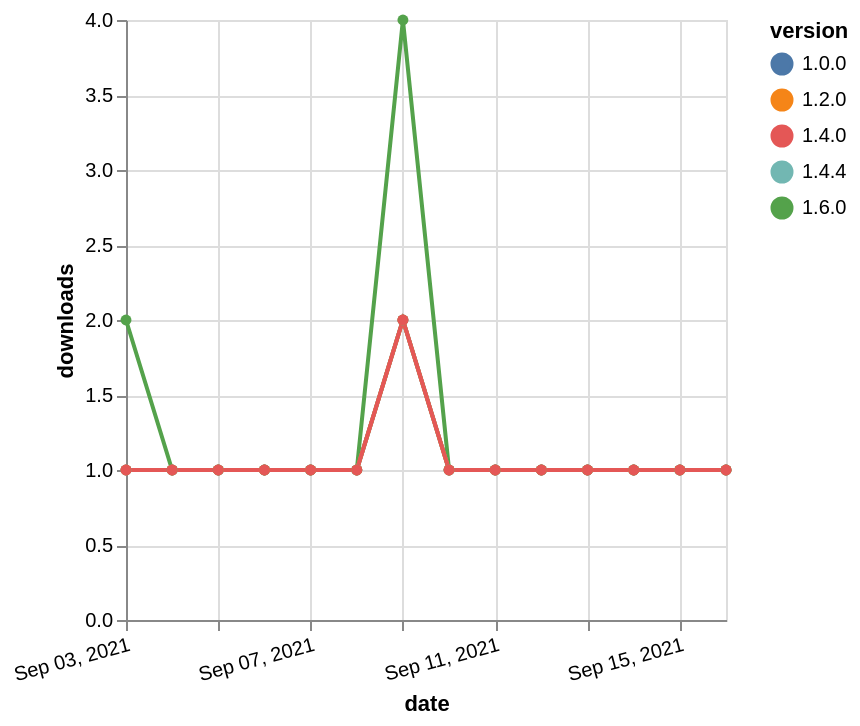

This figure's Vega-Lite source:
### Vega-Lite specification from a JSON file in a GitHub repository (floating-point values rounded to 4 significant figures)
{"$schema": "https://vega.github.io/schema/vega-lite/v5.json", "description": "A simple bar chart with embedded data.", "data": {"values": [{"date": "2021-09-03", "total": 126, "delta": 2, "version": "1.6.0"}, {"date": "2021-09-04", "total": 127, "delta": 1, "version": "1.6.0"}, {"date": "2021-09-05", "total": 128, "delta": 1, "version": "1.6.0"}, {"date": "2021-09-06", "total": 129, "delta": 1, "version": "1.6.0"}, {"date": "2021-09-07", "total": 130, "delta": 1, "version": "1.6.0"}, {"date": "2021-09-08", "total": 131, "delta": 1, "version": "1.6.0"}, {"date": "2021-09-09", "total": 135, "delta": 4, "version": "1.6.0"}, {"date": "2021-09-10", "total": 136, "delta": 1, "version": "1.6.0"}, {"date": "2021-09-11", "total": 137, "delta": 1, "version": "1.6.0"}, {"date": "2021-09-12", "total": 138, "delta": 1, "version": "1.6.0"}, {"date": "2021-09-13", "total": 139, "delta": 1, "version": "1.6.0"}, {"date": "2021-09-14", "total": 140, "delta": 1, "version": "1.6.0"}, {"date": "2021-09-15", "total": 141, "delta": 1, "version": "1.6.0"}, {"date": "2021-09-16", "total": 142, "delta": 1, "version": "1.6.0"}, {"date": "2021-09-03", "total": 136, "delta": 1, "version": "1.4.4"}, {"date": "2021-09-04", "total": 137, "delta": 1, "version": "1.4.4"}, {"date": "2021-09-05", "total": 138, "delta": 1, "version": "1.4.4"}, {"date": "2021-09-06", "total": 139, "delta": 1, "version": "1.4.4"}, {"date": "2021-09-07", "total": 140, "delta": 1, "version": "1.4.4"}, {"date": "2021-09-08", "total": 141, "delta": 1, "version": "1.4.4"}, {"date": "2021-09-09", "total": 143, "delta": 2, "version": "1.4.4"}, {"date": "2021-09-10", "total": 144, "delta": 1, "version": "1.4.4"}, {"date": "2021-09-11", "total": 145, "delta": 1, "version": "1.4.4"}, {"date": "2021-09-12", "total": 146, "delta": 1, "version": "1.4.4"}, {"date": "2021-09-13", "total": 147, "delta": 1, "version": "1.4.4"}, {"date": "2021-09-14", "total": 148, "delta": 1, "version": "1.4.4"}, {"date": "2021-09-15", "total": 149, "delta": 1, "version": "1.4.4"}, {"date": "2021-09-16", "total": 150, "delta": 1, "version": "1.4.4"}, {"date": "2021-09-03", "total": 195, "delta": 1, "version": "1.0.0"}, {"date": "2021-09-04", "total": 196, "delta": 1, "version": "1.0.0"}, {"date": "2021-09-05", "total": 197, "delta": 1, "version": "1.0.0"}, {"date": "2021-09-06", "total": 198, "delta": 1, "version": "1.0.0"}, {"date": "2021-09-07", "total": 199, "delta": 1, "version": "1.0.0"}, {"date": "2021-09-08", "total": 200, "delta": 1, "version": "1.0.0"}, {"date": "2021-09-09", "total": 202, "delta": 2, "version": "1.0.0"}, {"date": "2021-09-10", "total": 203, "delta": 1, "version": "1.0.0"}, {"date": "2021-09-11", "total": 204, "delta": 1, "version": "1.0.0"}, {"date": "2021-09-12", "total": 205, "delta": 1, "version": "1.0.0"}, {"date": "2021-09-13", "total": 206, "delta": 1, "version": "1.0.0"}, {"date": "2021-09-14", "total": 207, "delta": 1, "version": "1.0.0"}, {"date": "2021-09-15", "total": 208, "delta": 1, "version": "1.0.0"}, {"date": "2021-09-16", "total": 209, "delta": 1, "version": "1.0.0"}, {"date": "2021-09-03", "total": 167, "delta": 1, "version": "1.2.0"}, {"date": "2021-09-04", "total": 168, "delta": 1, "version": "1.2.0"}, {"date": "2021-09-05", "total": 169, "delta": 1, "version": "1.2.0"}, {"date": "2021-09-06", "total": 170, "delta": 1, "version": "1.2.0"}, {"date": "2021-09-07", "total": 171, "delta": 1, "version": "1.2.0"}, {"date": "2021-09-08", "total": 172, "delta": 1, "version": "1.2.0"}, {"date": "2021-09-09", "total": 174, "delta": 2, "version": "1.2.0"}, {"date": "2021-09-10", "total": 175, "delta": 1, "version": "1.2.0"}, {"date": "2021-09-11", "total": 176, "delta": 1, "version": "1.2.0"}, {"date": "2021-09-12", "total": 177, "delta": 1, "version": "1.2.0"}, {"date": "2021-09-13", "total": 178, "delta": 1, "version": "1.2.0"}, {"date": "2021-09-14", "total": 179, "delta": 1, "version": "1.2.0"}, {"date": "2021-09-15", "total": 180, "delta": 1, "version": "1.2.0"}, {"date": "2021-09-16", "total": 181, "delta": 1, "version": "1.2.0"}, {"date": "2021-09-03", "total": 153, "delta": 1, "version": "1.4.0"}, {"date": "2021-09-04", "total": 154, "delta": 1, "version": "1.4.0"}, {"date": "2021-09-05", "total": 155, "delta": 1, "version": "1.4.0"}, {"date": "2021-09-06", "total": 156, "delta": 1, "version": "1.4.0"}, {"date": "2021-09-07", "total": 157, "delta": 1, "version": "1.4.0"}, {"date": "2021-09-08", "total": 158, "delta": 1, "version": "1.4.0"}, {"date": "2021-09-09", "total": 160, "delta": 2, "version": "1.4.0"}, {"date": "2021-09-10", "total": 161, "delta": 1, "version": "1.4.0"}, {"date": "2021-09-11", "total": 162, "delta": 1, "version": "1.4.0"}, {"date": "2021-09-12", "total": 163, "delta": 1, "version": "1.4.0"}, {"date": "2021-09-13", "total": 164, "delta": 1, "version": "1.4.0"}, {"date": "2021-09-14", "total": 165, "delta": 1, "version": "1.4.0"}, {"date": "2021-09-15", "total": 166, "delta": 1, "version": "1.4.0"}, {"date": "2021-09-16", "total": 167, "delta": 1, "version": "1.4.0"}]}, "width": "container", "mark": {"type": "line", "point": {"filled": true}}, "encoding": {"x": {"field": "date", "type": "temporal", "timeUnit": "yearmonthdate", "title": "date", "axis": {"labelAngle": -15}}, "y": {"field": "delta", "type": "quantitative", "title": "downloads"}, "color": {"field": "version", "type": "nominal"}, "tooltip": {"field": "delta"}}}
